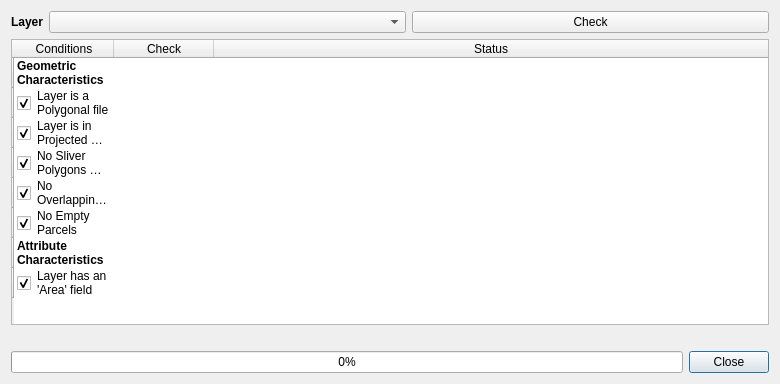
 <widget class="QDialog" name="Dialog">
  <property name="geometry">
   <rect>
    <x>0</x>
    <y>0</y>
    <width>780</width>
    <height>384</height>
   </rect>
  </property>
  <property name="windowTitle">
   <string>Dialog</string>
  </property>
  <property name="styleSheet">
   <string notr="true">QToolTip {
    border: 1px solid #4D4D4D;
    background-color: #5A7566;
    color: white;
    padding: 0px;                /*remove padding, for fix combobox tooltip.*/
    opacity: 200;
}

QWidget {
    color: #000000;
    background-color: #E5E5E5;
    selection-background-color: #05B8CC;
    selection-color: #000000;
    background-clip: border;
    border-image: none;
    border: 0px transparent black;
    outline: 0;
}

QWidget:item:hover {
    background-color: #76797C;
    color: #000000;
}

QWidget:item:selected {
    background-color: #76797C;
}

QCheckBox {
    spacing: 5px;
    outline: none;
    color: #000000;
    margin-bottom: 2px;
}

QCheckBox:disabled {
    color: #4D4D4D;
}

QCheckBox::indicator,
QGroupBox::indicator {
    width: 18px;
    height: 18px;
}

QGroupBox::indicator {
    margin-left: 2px;
}

QCheckBox::indicator:unchecked,
QGroupBox::indicator:unchecked {
    image: url(:/qss_icons/rc/checkbox_unchecked.png);
}

QCheckBox::indicator:unchecked:hover,
QCheckBox::indicator:unchecked:focus,
QCheckBox::indicator:unchecked:pressed,
QGroupBox::indicator:unchecked:hover,
QGroupBox::indicator:unchecked:focus,
QGroupBox::indicator:unchecked:pressed {
    border: none;
    image: url(:/qss_icons/rc/checkbox_unchecked_focus.png);
}

QCheckBox::indicator:checked,
QGroupBox::indicator:checked {
    image: url(:/qss_icons/rc/checkbox_checked.png);
}

QCheckBox::indicator:checked:hover,
QCheckBox::indicator:checked:focus,
QCheckBox::indicator:checked:pressed,
QGroupBox::indicator:checked:hover,
QGroupBox::indicator:checked:focus,
QGroupBox::indicator:checked:pressed {
    border: none;
    image: url(:/qss_icons/rc/checkbox_checked_focus.png);
}

QCheckBox::indicator:indeterminate {
    image: url(:/qss_icons/rc/checkbox_indeterminate.png);
}

QCheckBox::indicator:indeterminate:focus,
QCheckBox::indicator:indeterminate:hover,
QCheckBox::indicator:indeterminate:pressed {
    image: url(:/qss_icons/rc/checkbox_indeterminate_focus.png);
}

QCheckBox::indicator:checked:disabled,
QGroupBox::indicator:checked:disabled {
    image: url(:/qss_icons/rc/checkbox_checked_disabled.png);
}

QCheckBox::indicator:unchecked:disabled,
QGroupBox::indicator:unchecked:disabled {
    image: url(:/qss_icons/rc/checkbox_unchecked_disabled.png);
}

QRadioButton {
    spacing: 5px;
    outline: none;
    color: #000000;
    margin-bottom: 2px;
}

QRadioButton:disabled {
    color: #4D4D4D;
}

QRadioButton::indicator {
    width: 21px;
    height: 21px;
}

QRadioButton::indicator:unchecked {
    image: url(:/qss_icons/rc/radio_unchecked.png);
}

QRadioButton::indicator:unchecked:hover,
QRadioButton::indicator:unchecked:focus,
QRadioButton::indicator:unchecked:pressed {
    border: none;
    outline: none;
    image: url(:/qss_icons/rc/radio_unchecked_focus.png);
}

QRadioButton::indicator:checked {
    border: none;
    outline: none;
    image: url(:/qss_icons/rc/radio_checked.png);
}

QRadioButton::indicator:checked:hover,
QRadioButton::indicator:checked:focus,
QRadioButton::indicator:checked:pressed {
    border: none;
    outline: none;
    image: url(:/qss_icons/rc/radio_checked_focus.png);
}

QRadioButton::indicator:checked:disabled {
    outline: none;
    image: url(:/qss_icons/rc/radio_checked_disabled.png);
}

QRadioButton::indicator:unchecked:disabled {
    image: url(:/qss_icons/rc/radio_unchecked_disabled.png);
}

QMenuBar {
    background-color: #E5E5E5;
    color: #000000;
}

QMenuBar::item {
    background: transparent;
}

QMenuBar::item:selected {
    background: transparent;
    border: 1px solid #4D4D4D;
}

QMenuBar::item:pressed {
    border: 1px solid #4D4D4D;
    background-color: #05B8CC;
    color: #000000;
    margin-bottom: -1px;
    padding-bottom: 1px;
}

QMenu {
    border: 1px solid #4D4D4D;
    color: #000000;
    margin: 2px;
}

QMenu::icon {
    margin: 5px;
}

QMenu::item {
    padding: 5px 30px 5px 30px;
    border: 1px solid transparent;
    /* reserve space for selection border */
}

QMenu::item:selected {
    color: #000000;
}

QMenu::separator {
    height: 2px;
    background: lightblue;
    margin-left: 10px;
    margin-right: 5px;
}

QMenu::indicator {
    width: 18px;
    height: 18px;
}


/* non-exclusive indicator = check box style indicator
   (see QActionGroup::setExclusive) */

QMenu::indicator:non-exclusive:unchecked {
    image: url(:/qss_icons/rc/checkbox_unchecked.png);
}

QMenu::indicator:non-exclusive:unchecked:selected {
    image: url(:/qss_icons/rc/checkbox_unchecked_disabled.png);
}

QMenu::indicator:non-exclusive:checked {
    image: url(:/qss_icons/rc/checkbox_checked.png);
}

QMenu::indicator:non-exclusive:checked:selected {
    image: url(:/qss_icons/rc/checkbox_checked_disabled.png);
}


/* exclusive indicator = radio button style indicator (see QActionGroup::setExclusive) */

QMenu::indicator:exclusive:unchecked {
    image: url(:/qss_icons/rc/radio_unchecked.png);
}

QMenu::indicator:exclusive:unchecked:selected {
    image: url(:/qss_icons/rc/radio_unchecked_disabled.png);
}

QMenu::indicator:exclusive:checked {
    image: url(:/qss_icons/rc/radio_checked.png);
}

QMenu::indicator:exclusive:checked:selected {
    image: url(:/qss_icons/rc/radio_checked_disabled.png);
}

QMenu::right-arrow {
    margin: 5px;
    image: url(:/qss_icons/rc/right_arrow.png)
}

QWidget:disabled {
    color: #454545;
    background-color: #E5E5E5;
}

QAbstractItemView {
    alternate-background-color: #E5E5E5;
    color: #000000;
    border: 1px solid #3A3939;
    border-radius: 2px;
}

QWidget:focus,
QMenuBar:focus {
    border: 1px solid #05B8CC;
}

QTabWidget:focus,
QCheckBox:focus,
QRadioButton:focus,
QSlider:focus {
    border: none;
}

QLineEdit {
    background-color: #CECECE;
    padding: 5px;
    border-style: solid;
    border: 1px solid #4D4D4D;
    border-radius: 2px;
    color: #000000;
}

QAbstractItemView QLineEdit {
    padding: 0;
}

QGroupBox {
    border: 1px solid #4D4D4D;
    border-radius: 2px;
    margin-top: 20px;
}

QGroupBox::title {
    subcontrol-origin: margin;
    subcontrol-position: top center;
    padding-left: 10px;
    padding-right: 10px;
    padding-top: 10px;
}

QAbstractScrollArea {
    border-radius: 2px;
    border: 1px solid #4D4D4D;
    background-color: transparent;
}

QScrollBar:horizontal {
    height: 15px;
    margin: 3px 15px 3px 15px;
    border: 1px transparent #2A2929;
    border-radius: 4px;
    background-color: #2A2929;
}

QScrollBar::handle:horizontal {
    background-color: #605F5F;
    min-width: 5px;
    border-radius: 4px;
}

QScrollBar::add-line:horizontal {
    margin: 0px 3px 0px 3px;
    border-image: url(:/qss_icons/rc/right_arrow_disabled.png);
    width: 10px;
    height: 10px;
    subcontrol-position: right;
    subcontrol-origin: margin;
}

QScrollBar::sub-line:horizontal {
    margin: 0px 3px 0px 3px;
    border-image: url(:/qss_icons/rc/left_arrow_disabled.png);
    height: 10px;
    width: 10px;
    subcontrol-position: left;
    subcontrol-origin: margin;
}

QScrollBar::add-line:horizontal:hover,
QScrollBar::add-line:horizontal:on {
    border-image: url(:/qss_icons/rc/right_arrow.png);
    height: 10px;
    width: 10px;
    subcontrol-position: right;
    subcontrol-origin: margin;
}

QScrollBar::sub-line:horizontal:hover,
QScrollBar::sub-line:horizontal:on {
    border-image: url(:/qss_icons/rc/left_arrow.png);
    height: 10px;
    width: 10px;
    subcontrol-position: left;
    subcontrol-origin: margin;
}

QScrollBar::up-arrow:horizontal,
QScrollBar::down-arrow:horizontal {
    background: none;
}

QScrollBar::add-page:horizontal,
QScrollBar::sub-page:horizontal {
    background: none;
}

QScrollBar:vertical {
    background-color: #2A2929;
    width: 15px;
    margin: 15px 3px 15px 3px;
    border: 1px transparent #2A2929;
    border-radius: 4px;
}

QScrollBar::handle:vertical {
    background-color: #605F5F;
    min-height: 5px;
    border-radius: 4px;
}

QScrollBar::sub-line:vertical {
    margin: 3px 0px 3px 0px;
    border-image: url(:/qss_icons/rc/up_arrow_disabled.png);
    height: 10px;
    width: 10px;
    subcontrol-position: top;
    subcontrol-origin: margin;
}

QScrollBar::add-line:vertical {
    margin: 3px 0px 3px 0px;
    border-image: url(:/qss_icons/rc/down_arrow_disabled.png);
    height: 10px;
    width: 10px;
    subcontrol-position: bottom;
    subcontrol-origin: margin;
}

QScrollBar::sub-line:vertical:hover,
QScrollBar::sub-line:vertical:on {
    border-image: url(:/qss_icons/rc/up_arrow.png);
    height: 10px;
    width: 10px;
    subcontrol-position: top;
    subcontrol-origin: margin;
}

QScrollBar::add-line:vertical:hover,
QScrollBar::add-line:vertical:on {
    border-image: url(:/qss_icons/rc/down_arrow.png);
    height: 10px;
    width: 10px;
    subcontrol-position: bottom;
    subcontrol-origin: margin;
}

QScrollBar::up-arrow:vertical,
QScrollBar::down-arrow:vertical {
    background: none;
}

QScrollBar::add-page:vertical,
QScrollBar::sub-page:vertical {
    background: none;
}

QTextEdit {
    background-color: #CECECE;
    color: #000000;
    border: 1px solid #4D4D4D;
}

QPlainTextEdit {
    background-color: #CECECE;
    ;
    color: #000000;
    border-radius: 2px;
    border: 1px solid #4D4D4D;
}

QHeaderView::section {
    background-color: #4D4D4D;
    color: #000000;
    padding: 5px;
    border: 1px solid #4D4D4D;
}

QSizeGrip {
    image: url(:/qss_icons/rc/sizegrip.png);
    width: 12px;
    height: 12px;
}

QMainWindow::separator {
    background-color: #E5E5E5;
    color: white;
    padding-left: 4px;
    spacing: 2px;
    border: 1px dashed #4D4D4D;
}

QMainWindow::separator:hover {
    background-color: #787876;
    color: white;
    padding-left: 4px;
    border: 1px solid #4D4D4D;
    spacing: 2px;
}

QMenu::separator {
    height: 1px;
    background-color: #4D4D4D;
    color: white;
    padding-left: 4px;
    margin-left: 10px;
    margin-right: 5px;
}

QFrame {
    border-radius: 2px;
    border: 1px solid #4D4D4D;
}

QFrame[frameShape=&quot;0&quot;] {
    border-radius: 2px;
    border: 1px transparent #4D4D4D;
}

QStackedWidget {
    border: 1px transparent black;
}

QToolBar {
    border: 1px transparent #393838;
    background: 1px solid #E5E5E5;
    font-weight: bold;
}

QToolBar::handle:horizontal {
    image: url(:/qss_icons/rc/Hmovetoolbar.png);
}

QToolBar::handle:vertical {
    image: url(:/qss_icons/rc/Vmovetoolbar.png);
}

QToolBar::separator:horizontal {
    image: url(:/qss_icons/rc/Hsepartoolbar.png);
}

QToolBar::separator:vertical {
    image: url(:/qss_icons/rc/Vsepartoolbar.png);
}

QToolButton#qt_toolbar_ext_button {
    background: #58595a
}

QPushButton {
    color: #000000;
    background-color: #E5E5E5;
    border-width: 1px;
    border-color: #4D4D4D;
    border-style: solid;
    padding: 5px;
    border-radius: 2px;
    outline: none;
}

QPushButton:disabled {
    background-color: #E5E5E5;
    border-width: 1px;
    border-color: #454545;
    border-style: solid;
    padding-top: 5px;
    padding-bottom: 5px;
    padding-left: 10px;
    padding-right: 10px;
    border-radius: 2px;
    color: #454545;
}

QPushButton:focus {
    background-color: #05B8CC;
    color: white;
}

QPushButton:pressed {
    background-color: #05B8CC;
    padding-top: -15px;
    padding-bottom: -17px;
}

QComboBox {
    selection-background-color: #05B8CC;
    border-style: solid;
    border: 1px solid #4D4D4D;
    border-radius: 2px;
    padding: 5px;
    min-width: 75px;
}

QPushButton:checked {
    background-color: #4D4D4D;
    border-color: #6A6969;
}

QComboBox:hover,
QPushButton:hover,
QAbstractSpinBox:hover,
QLineEdit:hover,
QTextEdit:hover,
QPlainTextEdit:hover,
QAbstractView:hover,
QTreeView:hover {
    border: 1px solid #05B8CC;
    color: #000000;
}

QComboBox:on {
    padding-top: 3px;
    padding-left: 4px;
    selection-background-color: #4a4a4a;
}

QComboBox QAbstractItemView {
    background-color: #CECECE;
    border-radius: 2px;
    border: 1px solid #4D4D4D;
    selection-background-color: #76797C;
}

QComboBox::drop-down {
    subcontrol-origin: padding;
    subcontrol-position: top right;
    width: 15px;
    border-left-width: 0px;
    border-left-color: darkgray;
    border-left-style: solid;
    border-top-right-radius: 3px;
    border-bottom-right-radius: 3px;
}

QComboBox::down-arrow {
    image: url(:/qss_icons/rc/down_arrow_disabled.png);
}

QComboBox::down-arrow:on,
QComboBox::down-arrow:hover,
QComboBox::down-arrow:focus {
    image: url(:/qss_icons/rc/down_arrow.png);
}

QAbstractSpinBox {
    padding: 5px;
    border: 1px solid #4D4D4D;
    background-color: #CECECE;
    color: #000000;
    border-radius: 2px;
    min-width: 75px;
}

QAbstractSpinBox:up-button {
    background-color: transparent;
    subcontrol-origin: border;
    subcontrol-position: center right;
}

QAbstractSpinBox:down-button {
    background-color: transparent;
    subcontrol-origin: border;
    subcontrol-position: center left;
}

QAbstractSpinBox::up-arrow,
QAbstractSpinBox::up-arrow:disabled,
QAbstractSpinBox::up-arrow:off {
    image: url(:/qss_icons/rc/up_arrow_disabled.png);
    width: 10px;
    height: 10px;
}

QAbstractSpinBox::up-arrow:hover {
    image: url(:/qss_icons/rc/up_arrow.png);
}

QAbstractSpinBox::down-arrow,
QAbstractSpinBox::down-arrow:disabled,
QAbstractSpinBox::down-arrow:off {
    image: url(:/qss_icons/rc/down_arrow_disabled.png);
    width: 10px;
    height: 10px;
}

QAbstractSpinBox::down-arrow:hover {
    image: url(:/qss_icons/rc/down_arrow.png);
}

QLabel {
    border: 0px solid black;
}

QTabWidget {
    border: 0px transparent black;
}

QTabWidget::pane {
    border: 1px solid #4D4D4D;
    padding: 5px;
    margin: 0px;
}

QTabWidget::tab-bar {
    /* left: 5px; move to the right by 5px */
}

QTabBar {
    qproperty-drawBase: 0;
    border-radius: 3px;
}

QTabBar:focus {
    border: 0px transparent black;
}

QTabBar::close-button {
    image: url(:/qss_icons/rc/close.png);
    background: transparent;
}

QTabBar::close-button:hover {
    image: url(:/qss_icons/rc/close-hover.png);
    background: transparent;
}

QTabBar::close-button:pressed {
    image: url(:/qss_icons/rc/close-pressed.png);
    background: transparent;
}


/* TOP TABS */

QTabBar::tab:top {
    color: #000000;
    border: 1px solid #4D4D4D;
    border-bottom: 1px transparent black;
    background-color: #E5E5E5;
    padding: 5px;
    min-width: 50px;
    border-top-left-radius: 2px;
    border-top-right-radius: 2px;
}

QTabBar::tab:top:selected {
    color: #000000;
    background-color: #54575B;
    border: 1px solid #4D4D4D;
    border-bottom: 2px solid #05B8CC;
    border-top-left-radius: 2px;
    border-top-right-radius: 2px;
}

QTabBar::tab:top:!selected:hover {
    background-color: #05B8CC;
}


/* BOTTOM TABS */

QTabBar::tab:bottom {
    color: #000000;
    border: 1px solid #4D4D4D;
    border-top: 1px transparent black;
    background-color: #E5E5E5;
    padding: 5px;
    border-bottom-left-radius: 2px;
    border-bottom-right-radius: 2px;
    min-width: 50px;
}

QTabBar::tab:bottom:selected {
    color: #000000;
    background-color: #54575B;
    border: 1px solid #4D4D4D;
    border-top: 2px solid #05B8CC;
    border-bottom-left-radius: 2px;
    border-bottom-right-radius: 2px;
}

QTabBar::tab:bottom:!selected:hover {
    background-color: #05B8CC;
}


/* LEFT TABS */

QTabBar::tab:left {
    color: #000000;
    border: 1px solid #4D4D4D;
    border-left: 1px transparent black;
    background-color: #E5E5E5;
    padding: 5px;
    border-top-right-radius: 2px;
    border-bottom-right-radius: 2px;
    min-height: 50px;
}

QTabBar::tab:left:selected {
    color: #000000;
    background-color: #54575B;
    border: 1px solid #4D4D4D;
    border-left: 2px solid #05B8CC;
    border-top-right-radius: 2px;
    border-bottom-right-radius: 2px;
}

QTabBar::tab:left:!selected:hover {
    background-color: #05B8CC;
}


/* RIGHT TABS */

QTabBar::tab:right {
    color: #000000;
    border: 1px solid #4D4D4D;
    border-right: 1px transparent black;
    background-color: #E5E5E5;
    padding: 5px;
    border-top-left-radius: 2px;
    border-bottom-left-radius: 2px;
    min-height: 50px;
}

QTabBar::tab:right:selected {
    color: #000000;
    background-color: #54575B;
    border: 1px solid #4D4D4D;
    border-right: 2px solid #05B8CC;
    border-top-left-radius: 2px;
    border-bottom-left-radius: 2px;
}

QTabBar::tab:right:!selected:hover {
    background-color: #05B8CC;
}

QTabBar QToolButton::right-arrow:enabled {
    image: url(:/qss_icons/rc/right_arrow.png);
}

QTabBar QToolButton::left-arrow:enabled {
    image: url(:/qss_icons/rc/left_arrow.png);
}

QTabBar QToolButton::right-arrow:disabled {
    image: url(:/qss_icons/rc/right_arrow_disabled.png);
}

QTabBar QToolButton::left-arrow:disabled {
    image: url(:/qss_icons/rc/left_arrow_disabled.png);
}

QDockWidget {
    background: #E5E5E5;
    border: 1px solid #403F3F;
    titlebar-close-icon: url(:/qss_icons/rc/close.png);
    titlebar-normal-icon: url(:/qss_icons/rc/undock.png);
}

QDockWidget::close-button,
QDockWidget::float-button {
    border: 1px solid transparent;
    border-radius: 2px;
    background: transparent;
}

QDockWidget::close-button:hover,
QDockWidget::float-button:hover {
    background: rgba(255, 255, 255, 10);
}

QDockWidget::close-button:pressed,
QDockWidget::float-button:pressed {
    padding: 1px -1px -1px 1px;
    background: rgba(255, 255, 255, 10);
}

QTreeView,
QListView {
    border: 1px solid #4D4D4D;
    background-color: #CECECE;
}

QTreeView:branch:selected,
QTreeView:branch:hover {
    background: url(:/qss_icons/rc/transparent.png);
}

QTreeView::branch:has-siblings:!adjoins-item {
    border-image: url(:/qss_icons/rc/transparent.png);
}

QTreeView::branch:has-siblings:adjoins-item {
    border-image: url(:/qss_icons/rc/transparent.png);
}

QTreeView::branch:!has-children:!has-siblings:adjoins-item {
    border-image: url(:/qss_icons/rc/transparent.png);
}

QTreeView::branch:has-children:!has-siblings:closed,
QTreeView::branch:closed:has-children:has-siblings {
    image: url(:/qss_icons/rc/branch_closed.png);
}

QTreeView::branch:open:has-children:!has-siblings,
QTreeView::branch:open:has-children:has-siblings {
    image: url(:/qss_icons/rc/branch_open.png);
}

QTreeView::branch:has-children:!has-siblings:closed:hover,
QTreeView::branch:closed:has-children:has-siblings:hover {
    image: url(:/qss_icons/rc/branch_closed-on.png);
}

QTreeView::branch:open:has-children:!has-siblings:hover,
QTreeView::branch:open:has-children:has-siblings:hover {
    image: url(:/qss_icons/rc/branch_open-on.png);
}

QListView::item:!selected:hover,
QTreeView::item:!selected:hover {
    background: #76797C;
    outline: 0;
    color: #000000
}

QListView::item:selected:hover,
QTreeView::item:selected:hover {
    background: #287399;
    color: #000000;
}

QTreeView::indicator:checked,
QListView::indicator:checked {
    image: url(:/qss_icons/rc/checkbox_checked.png);
}

QTreeView::indicator:unchecked,
QListView::indicator:unchecked {
    image: url(:/qss_icons/rc/checkbox_unchecked.png);
}

QTreeView::indicator:indeterminate,
QListView::indicator:indeterminate {
    image: url(:/qss_icons/rc/checkbox_indeterminate.png);
}

QTreeView::indicator:checked:hover,
QTreeView::indicator:checked:focus,
QTreeView::indicator:checked:pressed,
QListView::indicator:checked:hover,
QListView::indicator:checked:focus,
QListView::indicator:checked:pressed {
    image: url(:/qss_icons/rc/checkbox_checked_focus.png);
}

QTreeView::indicator:unchecked:hover,
QTreeView::indicator:unchecked:focus,
QTreeView::indicator:unchecked:pressed,
QListView::indicator:unchecked:hover,
QListView::indicator:unchecked:focus,
QListView::indicator:unchecked:pressed {
    image: url(:/qss_icons/rc/checkbox_unchecked_focus.png);
}

QTreeView::indicator:indeterminate:hover,
QTreeView::indicator:indeterminate:focus,
QTreeView::indicator:indeterminate:pressed,
QListView::indicator:indeterminate:hover,
QListView::indicator:indeterminate:focus,
QListView::indicator:indeterminate:pressed {
    image: url(:/qss_icons/rc/checkbox_indeterminate_focus.png);
}

QSlider::groove:horizontal {
    border: 1px solid #565a5e;
    height: 4px;
    background: #565a5e;
    margin: 0px;
    border-radius: 2px;
}

QSlider::handle:horizontal {
    background: #CECECE;
    border: 1px solid #565a5e;
    width: 16px;
    height: 16px;
    margin: -8px 0;
    border-radius: 9px;
}

QSlider::sub-page:horizontal {
    border: 1px solid #565a5e;
    height: 4px;
    background: #05B8CC;
    margin: 0px;
    border-radius: 2px;
}

QSlider::groove:vertical {
    border: 1px solid #565a5e;
    width: 4px;
    background: #565a5e;
    margin: 0px;
    border-radius: 3px;
}

QSlider::handle:vertical {
    background: #CECECE;
    border: 1px solid #565a5e;
    width: 16px;
    height: 16px;
    margin: 0 -8px;
    border-radius: 9px;
}

QSlider::sub-page:vertical {
    border: 1px solid #565a5e;
    width: 4px;
    background: #05B8CC;
    margin: 0px;
    border-radius: 3px;
}

QToolButton {
    background-color: transparent;
    border: 1px transparent #4D4D4D;
    border-radius: 2px;
    margin: 3px;
    padding: 5px;
}

QToolButton[popupMode=&quot;1&quot;] {
    /* only for MenuButtonPopup */
    padding-right: 20px;
    /* make way for the popup button */
    border: 1px #4D4D4D;
    border-radius: 5px;
}

QToolButton[popupMode=&quot;2&quot;] {
    /* only for InstantPopup */
    padding-right: 10px;
    /* make way for the popup button */
    border: 1px #4D4D4D;
}

QToolButton:hover,
QToolButton::menu-button:hover {
    background-color: transparent;
    border: 1px solid #05B8CC;
    padding: 5px;
}

QToolButton:checked,
QToolButton:pressed,
QToolButton::menu-button:pressed {
    background-color: #05B8CC;
    border: 1px solid #05B8CC;
    padding: 5px;
}


/* the subcontrol below is used only in the InstantPopup or DelayedPopup mode */

QToolButton::menu-indicator {
    image: url(:/qss_icons/rc/down_arrow.png);
    top: -7px;
    left: -2px;
    /* shift it a bit */
}


/* the subcontrols below are used only in the MenuButtonPopup mode */

QToolButton::menu-button {
    border: 1px transparent #4D4D4D;
    border-top-right-radius: 6px;
    border-bottom-right-radius: 6px;
    /* 16px width + 4px for border = 20px allocated above */
    width: 16px;
    outline: none;
}

QToolButton::menu-arrow {
    image: url(:/qss_icons/rc/down_arrow.png);
}

QToolButton::menu-arrow:open {
    border: 1px solid #4D4D4D;
}

QPushButton::menu-indicator {
    subcontrol-origin: padding;
    subcontrol-position: bottom right;
    bottom: 5px;
}

QTableView {
    border: 1px solid #4D4D4D;
    gridline-color: #E5E5E5;
    background-color: #CECECE;
}

QTableView,
QHeaderView {
    border-radius: 0px;
}

QTableView::item:pressed,
QListView::item:pressed,
QTreeView::item:pressed {
    background: #76797C;
    color: #000000;
}

QTableView::item:selected:active,
QTreeView::item:selected:active,
QListView::item:selected:active {
    background: #287399;
    color: #000000;
}

QHeaderView {
    background-color: #E5E5E5;
    border: 1px transparent;
    border-radius: 0px;
    margin: 0px;
    padding: 0px;
}

QHeaderView::section {
    background-color: #E5E5E5;
    color: #000000;
    padding: 5px;
    border: 1px solid #4D4D4D;
    border-radius: 0px;
    text-align: center;
}

QHeaderView::section::vertical::first,
QHeaderView::section::vertical::only-one {
    border-top: 1px solid #4D4D4D;
}

QHeaderView::section::vertical {
    border-top: transparent;
}

QHeaderView::section::horizontal::first,
QHeaderView::section::horizontal::only-one {
    border-left: 1px solid #4D4D4D;
}

QHeaderView::section::horizontal {
    border-left: transparent;
}

QHeaderView::section:checked {
    color: white;
    background-color: #334e5e;
}


/* style the sort indicator */

QHeaderView::down-arrow {
    image: url(:/qss_icons/rc/down_arrow.png);
}

QHeaderView::up-arrow {
    image: url(:/qss_icons/rc/up_arrow.png);
}

QTableCornerButton::section {
    background-color: #E5E5E5;
    border: 1px transparent #4D4D4D;
    border-radius: 0px;
}

QToolBox {
    padding: 5px;
    border: 1px transparent black;
}

QToolBox::tab {
    color: #000000;
    background-color: #E5E5E5;
    border: 1px solid #4D4D4D;
    border-bottom: 1px transparent #E5E5E5;
    border-top-left-radius: 5px;
    border-top-right-radius: 5px;
}

QToolBox::tab:selected {
    /* italicize selected tabs */
    font: italic;
    background-color: #E5E5E5;
    border-color: #05B8CC;
}

QStatusBar::item {
    border: 0px transparent dark;
}

QFrame[height=&quot;3&quot;],
QFrame[width=&quot;3&quot;] {
    background-color: #4D4D4D;
}

QSplitter::handle {
    border: 1px dashed #4D4D4D;
}

QSplitter::handle:hover {
    background-color: #787876;
    border: 1px solid #4D4D4D;
}

QSplitter::handle:horizontal {
    width: 1px;
}

QSplitter::handle:vertical {
    height: 1px;
}

QProgressBar {
    border: 1px solid #4D4D4D;
    border-radius: 5px;
    text-align: center;
}

QProgressBar::chunk {
    background-color: #05B8CC;
    border-radius: 5px;
}

QDateEdit {
    selection-background-color: #05B8CC;
    border-style: solid;
    border: 1px solid #3375A3;
    border-radius: 2px;
    padding: 1px;
    min-width: 75px;
}

QDateEdit:on {
    padding-top: 3px;
    padding-left: 4px;
    selection-background-color: #4a4a4a;
}

QDateEdit QAbstractItemView {
    background-color: #CECECE;
    border-radius: 2px;
    border: 1px solid #3375A3;
    selection-background-color: #05B8CC;
}

QDateEdit::drop-down {
    subcontrol-origin: padding;
    subcontrol-position: top right;
    width: 15px;
    border-left-width: 0px;
    border-left-color: darkgray;
    border-left-style: solid;
    border-top-right-radius: 3px;
    border-bottom-right-radius: 3px;
}

QDateEdit::down-arrow {
    image: url(:/qss_icons/rc/down_arrow_disabled.png);
}

QDateEdit::down-arrow:on,
QDateEdit::down-arrow:hover,
QDateEdit::down-arrow:focus {
    image: url(:/qss_icons/rc/down_arrow.png);
}</string>
  </property>
  <layout class="QGridLayout" name="gridLayout_2">
   <item row="2" column="0">
    <widget class="QProgressBar" name="progressBar_3">
     <property name="value">
      <number>0</number>
     </property>
    </widget>
   </item>
   <item row="2" column="1">
    <widget class="QDialogButtonBox" name="buttonBox">
     <property name="sizePolicy">
      <sizepolicy hsizetype="Fixed" vsizetype="Fixed">
       <horstretch>0</horstretch>
       <verstretch>0</verstretch>
      </sizepolicy>
     </property>
     <property name="orientation">
      <enum>Qt::Horizontal</enum>
     </property>
     <property name="standardButtons">
      <set>QDialogButtonBox::Close</set>
     </property>
    </widget>
   </item>
   <item row="0" column="0" colspan="2">
    <layout class="QGridLayout" name="gridLayout">
     <item row="0" column="2">
      <widget class="QPushButton" name="checkPushButton">
       <property name="text">
        <string>Check</string>
       </property>
      </widget>
     </item>
     <item row="0" column="1">
      <widget class="QgsMapLayerComboBox" name="mMapLayerComboBox">
       <property name="showCrs">
        <bool>true</bool>
       </property>
      </widget>
     </item>
     <item row="2" column="0" colspan="3">
      <widget class="QLabel" name="label_2">
       <property name="text">
        <string/>
       </property>
      </widget>
     </item>
     <item row="0" column="0">
      <widget class="QLabel" name="label">
       <property name="sizePolicy">
        <sizepolicy hsizetype="Fixed" vsizetype="Preferred">
         <horstretch>0</horstretch>
         <verstretch>0</verstretch>
        </sizepolicy>
       </property>
       <property name="font">
        <font>
         <weight>75</weight>
         <bold>true</bold>
        </font>
       </property>
       <property name="text">
        <string>Layer</string>
       </property>
      </widget>
     </item>
     <item row="1" column="0" colspan="3">
      <widget class="QTableWidget" name="listWidget">
       <property name="showGrid">
        <bool>false</bool>
       </property>
       <attribute name="horizontalHeaderStretchLastSection">
        <bool>true</bool>
       </attribute>
       <attribute name="verticalHeaderCascadingSectionResizes">
        <bool>false</bool>
       </attribute>
       <attribute name="verticalHeaderStretchLastSection">
        <bool>false</bool>
       </attribute>
       <row>
        <property name="text">
         <string/>
        </property>
       </row>
       <row>
        <property name="text">
         <string/>
        </property>
       </row>
       <row>
        <property name="text">
         <string/>
        </property>
       </row>
       <row>
        <property name="text">
         <string/>
        </property>
       </row>
       <row>
        <property name="text">
         <string/>
        </property>
       </row>
       <row>
        <property name="text">
         <string/>
        </property>
       </row>
       <row>
        <property name="text">
         <string/>
        </property>
       </row>
       <row>
        <property name="text">
         <string/>
        </property>
       </row>
       <column>
        <property name="text">
         <string>Conditions</string>
        </property>
       </column>
       <column>
        <property name="text">
         <string>Check</string>
        </property>
       </column>
       <column>
        <property name="text">
         <string>Status</string>
        </property>
       </column>
       <item row="0" column="0">
        <property name="text">
         <string>Geometric Characteristics</string>
        </property>
        <property name="font">
         <font>
          <weight>75</weight>
          <bold>true</bold>
         </font>
        </property>
       </item>
       <item row="1" column="0">
        <property name="text">
         <string>Layer is a Polygonal file</string>
        </property>
        <property name="checkState">
         <enum>Checked</enum>
        </property>
       </item>
       <item row="2" column="0">
        <property name="text">
         <string>Layer is in Projected Coordinates</string>
        </property>
        <property name="checkState">
         <enum>Checked</enum>
        </property>
       </item>
       <item row="3" column="0">
        <property name="text">
         <string>No Sliver Polygons found</string>
        </property>
        <property name="checkState">
         <enum>Checked</enum>
        </property>
       </item>
       <item row="4" column="0">
        <property name="text">
         <string>No Overlapping Parcels found</string>
        </property>
        <property name="checkState">
         <enum>Checked</enum>
        </property>
       </item>
       <item row="5" column="0">
        <property name="text">
         <string>No Empty Parcels</string>
        </property>
        <property name="checkState">
         <enum>Checked</enum>
        </property>
       </item>
       <item row="6" column="0">
        <property name="text">
         <string>Attribute Characteristics</string>
        </property>
        <property name="font">
         <font>
          <weight>75</weight>
          <bold>true</bold>
         </font>
        </property>
       </item>
       <item row="7" column="0">
        <property name="text">
         <string>Layer has an 'Area' field</string>
        </property>
        <property name="checkState">
         <enum>Checked</enum>
        </property>
       </item>
      </widget>
     </item>
    </layout>
   </item>
  </layout>
 </widget>
